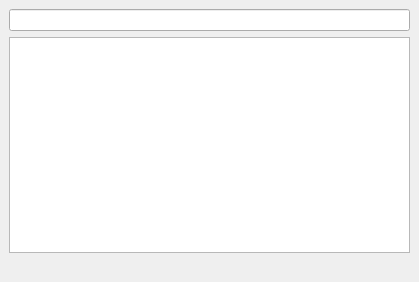
<?xml version="1.0" encoding="UTF-8"?>
<ui version="4.0">
 <class>toolbox</class>
 <widget class="QDockWidget" name="toolbox">
  <property name="geometry">
   <rect>
    <x>0</x>
    <y>0</y>
    <width>419</width>
    <height>282</height>
   </rect>
  </property>
  <property name="floating">
   <bool>false</bool>
  </property>
  <property name="features">
   <set>QDockWidget::AllDockWidgetFeatures</set>
  </property>
  <property name="windowTitle">
   <string>Giswater toolbox</string>
  </property>
  <widget class="QWidget" name="Dialog">
   <layout class="QGridLayout" name="gridLayout">
    <item row="1" column="0">
     <layout class="QHBoxLayout" name="horizontalLayout">
      <item>
       <spacer name="horizontalSpacer">
        <property name="orientation">
         <enum>Qt::Horizontal</enum>
        </property>
        <property name="sizeHint" stdset="0">
         <size>
          <width>40</width>
          <height>20</height>
         </size>
        </property>
       </spacer>
      </item>
     </layout>
    </item>
    <item row="0" column="0">
     <layout class="QVBoxLayout" name="verticalLayout">
      <item>
       <widget class="QLineEdit" name="txt_filter"/>
      </item>
      <item>
       <widget class="QTreeView" name="trv"/>
      </item>
     </layout>
    </item>
   </layout>
  </widget>
 </widget>
 <resources/>
 <connections/>
</ui>
